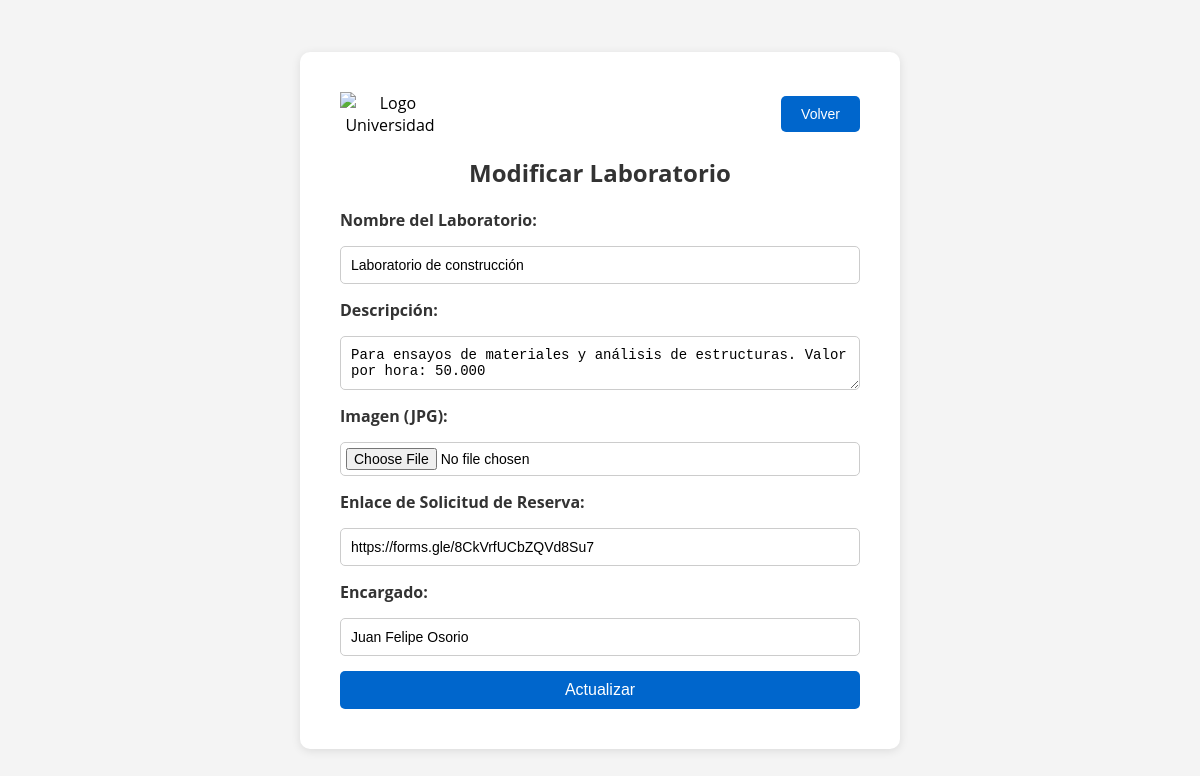
Page /ProyectoFinal/modificar_laboratorio.php?id=10 (signed in) on the committed database.
### tables this page shows
CREATE TABLE `laboratorios` (
  `idLaboratorio` int(11) NOT NULL AUTO_INCREMENT,
  `nombreLaboratorio` varchar(100) NOT NULL,
  `descripcion` text NOT NULL,
  `idFacultad` int(11) DEFAULT NULL,
  `encargado` varchar(100) NOT NULL,
  `imagen` varchar(255) DEFAULT NULL,
  `linkReserva` varchar(255) DEFAULT NULL,
  PRIMARY KEY (`idLaboratorio`),
  KEY `idFacultad` (`idFacultad`),
  CONSTRAINT `laboratorios_ibfk_1` FOREIGN KEY (`idFacultad`) REFERENCES `facultades` (`idFacultad`)
);

### ProyectoFinal/modificar_laboratorio.php (the view, shortened to what this page needs)
<?php
include 'conexion.php';
$idLaboratorio = $_GET['id'];
$sql = "SELECT * FROM laboratorios WHERE idLaboratorio = $idLaboratorio";
$result = $conn->query($sql);
if ($result->num_rows > 0) {
    $row = $result->fetch_assoc();
} else {
    echo "Laboratorio no encontrado.";
    exit();
}
?>
<!DOCTYPE html>
<html lang="es">
<head>
    <link rel="stylesheet" href="css/estilo_formulario.css">
</head>
<body>
    <div class="container">
        <div class="form-box">
            <header>
                <img src="img/logo.png" alt="Logo Universidad" id="logo">
                <button class="back-button" onclick="location.href='admin_facultad.php?id=<?php echo $row['idFacultad']; ?>'">Volver</button>
            </header>
            <h2>Modificar Laboratorio</h2>
            <form action="modificar_laboratorio.php?id=<?php echo $idLaboratorio; ?>" method="post" enctype="multipart/form-data">
                <label for="nombreLaboratorio">Nombre del Laboratorio:</label>
                <input type="text" id="nombreLaboratorio" name="nombreLaboratorio" value="<?php echo $row['nombreLaboratorio']; ?>" required>
                <label for="descripcion">Descripción:</label>
                <textarea id="descripcion" name="descripcion" required><?php echo $row['descripcion']; ?></textarea>
                <label for="imagen">Imagen (JPG):</label>
                <input type="file" id="imagen" name="imagen" accept=".jpg">
                <label for="linkReserva">Enlace de Solicitud de Reserva:</label>
                <input type="url" id="linkReserva" name="linkReserva" value="<?php echo $row['linkReserva']; ?>" required>
                <label for="encargado">Encargado:</label>
                <input type="text" id="encargado" name="encargado" value="<?php echo $row['encargado']; ?>" required>
                <button type="submit">Actualizar</button>
            </form>
        </div>
    </div>
</body>
</html>

### ProyectoFinal/css/estilo_formulario.css (style rules this page uses)
body { font-family: 'Open Sans', sans-serif; background-color: #f4f4f4; display: flex; justify-content: center; align-items: center; height: 100vh; margin: 0; }
.container { display: flex; justify-content: center; align-items: center; width: 100%; max-width: 600px; padding: 20px; }
.form-box { background-color: white; padding: 40px; box-shadow: 0 2px 10px rgba(0, 0, 0, 0.1); border-radius: 10px; width: 100%; text-align: center; }
header { display: flex; justify-content: space-between; align-items: center; margin-bottom: 20px; }
#logo { width: 100px; height: auto; }
.back-button { background-color: #0066cc; color: white; border: none; padding: 10px 20px; border-radius: 5px; cursor: pointer; font-size: 14px; }
h2 { margin-bottom: 20px; color: #333; }
form { display: flex; flex-direction: column; gap: 15px; }
label { text-align: left; color: #333; font-weight: bold; }
input, textarea { padding: 10px; border: 1px solid #ccc; border-radius: 5px; font-size: 14px; }
input[type="file"] { padding: 5px; }
button[type="submit"] { background-color: #0066cc; color: white; border: none; padding: 10px; border-radius: 5px; cursor: pointer; font-size: 16px; }

### rows in the picture
laboratorios: nombreLaboratorio "Laboratorio de construcción", descripcion "Para ensayos de materiales y análisis de estructuras. Valor por hora: 50.000", linkReserva "https://forms.gle/8CkVrfUCbZQVd8Su7", encargado "Juan Felipe Osorio"
